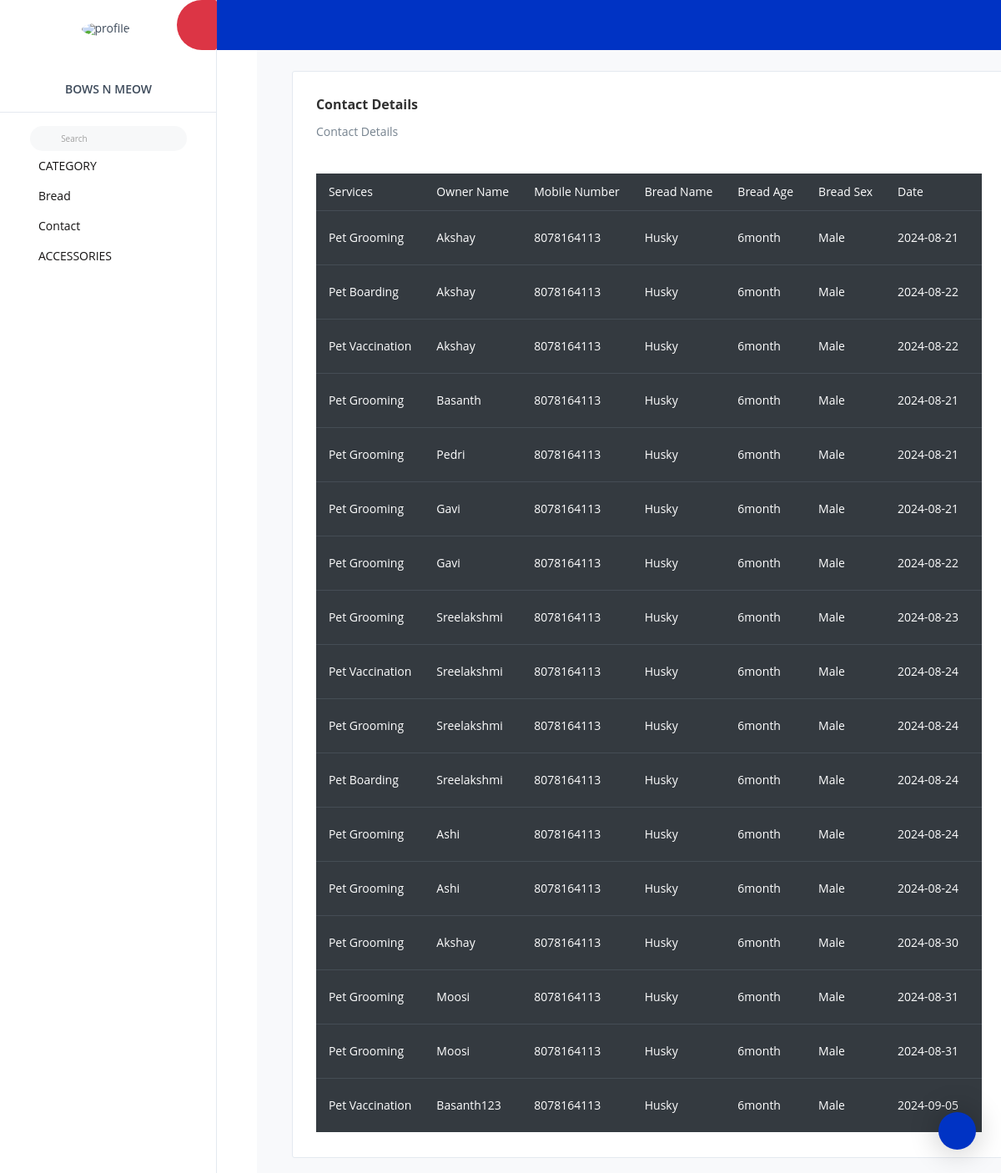
Page /Petend/displaybookslot/ on the earlier database version.
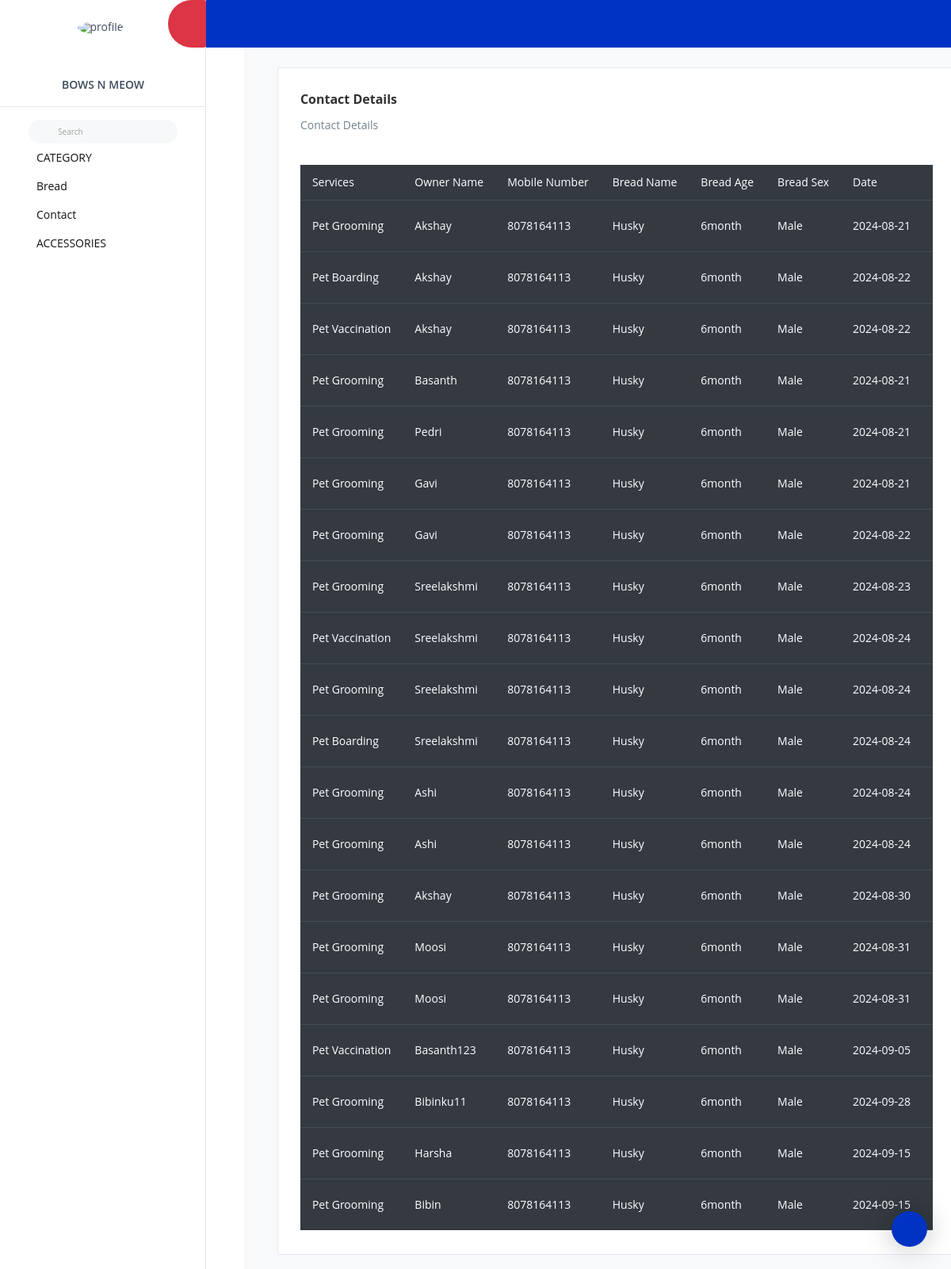
Same page on the later database version.
### Frontend/models.py (models this page shows)
class BookslotDB(models.Model):
    Bservices=models.CharField(max_length=100,null=True,blank=True)
    Bname=models.CharField(max_length=100,null=True,blank=True)
    Bnumber=models.IntegerField(null=True,blank=True)
    Bbread=models.CharField(max_length=100,null=True,blank=True)
    Bage=models.CharField(max_length=100,null=True,blank=True)
    Bsex=models.CharField(max_length=100,null=True,blank=True)
    Bdate=models.CharField(max_length=100,null=True,blank=True)
    Btime=models.CharField(max_length=100,null=True,blank=True)
    Bmessage=models.CharField(max_length=1000,null=True,blank=True)

### Petend/views.py (the view)
# urls.py: path('displaybookslot/', views.displaybookslot, name="displaybookslot"),
def displaybookslot(req):
    book=BookslotDB.objects.all()
    return render(req,"displaybookslot.html",{'book':book})

### Petend/templates/displaybookslot.html (shortened to what this page needs)
<!DOCTYPE html>
<html lang="en">
{% extends 'index.html' %}
{% block content %}
<head>
</head>
<body>
<div class="col-lg-12 grid-margin stretch-card">
              <div class="card">
                <div class="card-body">
                  <h4 class="card-title">Contact Details</h4>
                  <p class="card-description">
                    Contact Details<code></code>
                  </p>
                  <div class="table-responsive pt-3">
                    <table class="table table-dark">
                      <thead>
                        <tr>
                          <th>
                            Services
                          </th>
                          <th>
                            Owner Name
                          </th>
                          <th>
                            Mobile Number
                          </th>
                          <th>
                            Bread Name
                          </th>
                          <th>
                             Bread Age
                          </th>
                          <th>
                              Bread Sex
                          </th>
                           <th>
                              Date
                          </th>
                           <th>
                          </th>
                        </tr>
                      </thead>
                      <tbody>
                        <tr>
                         {% for i in book %}
                          <td>
                            {{i.Bservices}}
                          </td>
                          <td>
                            {{i.Bname}}
                          </td>
                          <td>
                            {{i.Bnumber}}
                          </td>
                          <td>
                              {{i.Bbread}}
                          </td>
                          <td>
                              {{i.Bage}}
                          </td>
                          <td>
                              {{i.Bsex}}
                          </td>
                          <td>
                              {{i.Bdate}}
                          </td>
                          <td>
                          </td>
                        </tr>
                      {% endfor %}
                      </tbody>
                    </table>
                  </div>
                </div>
              </div>
            </div>
</body>
</html>
{% endblock %}

### Petend/templates/index.html (shortened to what this page needs)
<!DOCTYPE html>
{% load static %}
<html lang="en">
  <head>
    <link rel="stylesheet" href="{% static 'folder/assets/vendors/mdi/css/materialdesignicons.min.css' %}">
    <link rel="stylesheet" href="{% static 'folder/assets/vendors/flag-icon-css/css/flag-icon.min.css' %}">
    <link rel="stylesheet" href="{% static 'folder/assets/vendors/css/vendor.bundle.base.css' %}">
    <link rel="stylesheet" href="{% static 'folder/assets/vendors/jquery-bar-rating/css-stars.css' %}" />
    <link rel="stylesheet" href="{% static 'folder/assets/vendors/font-awesome/css/font-awesome.min.css' %}" />
    <link rel="stylesheet" href="{% static 'folder/assets/css/demo_1/style.css' %}" />
  </head>
  <body>
    <div class="container-scroller">
      <nav class="sidebar sidebar-offcanvas" id="sidebar">
        <ul class="nav">
          <li class="nav-item nav-profile border-bottom">
            <a href="#" class="nav-link flex-column">
              <div class="nav-profile-image">
                <img src="{% static 'folder/assets/images/faces/bows.JPG' %}" alt="profile"  />
              </div>
              <div class="nav-profile-text d-flex ml-0 mb-3 flex-column">
                <span class="font-weight-semibold mb-1 mt-2 text-center">BOWS N MEOW</span>
              </div>
            </a>
          </li>
          <li class="nav-item pt-3">
            <form class="d-flex align-items-center" action="#">
              <div class="input-group">
                <div class="input-group-prepend">
                  <i class="input-group-text border-0 mdi mdi-magnify"></i>
                </div>
                <input type="text" class="form-control border-0" placeholder="Search" />
              </div>
            </form>
          </li>
         <li class="nav-item">
            <a class="nav-link" data-toggle="collapse" href="#ui-basic" aria-expanded="false" aria-controls="ui-basic">
              <span class="menu-title">CATEGORY</span>
              <i class="typcn typcn-chevron-right menu-arrow"></i>
            </a>
          </li>
          <li class="nav-item">
            <a class="nav-link" data-toggle="collapse" href="#form-elements" aria-expanded="false" aria-controls="form-elements">
              <span class="menu-title">Bread</span>
              <i class="menu-arrow"></i>
            </a>
          </li>
          <li class="nav-item">
            <a class="nav-link" data-toggle="collapse" href="#charts" aria-expanded="false" aria-controls="charts">
              <span class="menu-title">Contact</span>
              <i class="menu-arrow"></i>
            </a>
          </li>
          <li class="nav-item">
            <a class="nav-link" data-toggle="collapse" href="#form-elements" aria-expanded="false" aria-controls="form-elements">
              <span class="menu-title">ACCESSORIES</span>
              <i class="menu-arrow"></i>
            </a>
          </li>
        </ul>
      </nav>
      <div class="container-fluid page-body-wrapper">
        <div id="settings-trigger"><i class="mdi mdi-settings"></i></div>
        <nav class="navbar default-layout-navbar col-lg-12 col-12 p-0 fixed-top d-flex flex-row">
          <div class="navbar-menu-wrapper d-flex align-items-stretch">
            <button class="navbar-toggler navbar-toggler align-self-center" type="button" data-toggle="minimize">
              <span class="mdi mdi-chevron-double-left"></span>
            </button>
            <ul class="navbar-nav navbar-nav-right">
             <li class="nav-item nav-profile dropdown d-none d-md-block">
                <a class="nav-link dropdown-toggle" id="profileDropdown" href="#" data-toggle="dropdown" aria-expanded="false">
                </a>
              </li>
              <li class="nav-item nav-logout d-none d-lg-block">
                <a class="nav-link" href="index.html">
                  <i class="mdi mdi-home-circle"></i>
                </a>
              </li>
            </ul>
          </div>
        </nav>
        <div class="main-panel">
          <div class="content-wrapper pb-0">
         {% block content %}{% endblock %}
   </body>
</html>

Differences in the rows shown:
added BookslotDB: Bservices "Pet Grooming", Bname "Bibinku11", Bnumber "8078164113", Bbread "Husky", Bage "6month", Bsex "Male", Bdate "2024-09-28"
added BookslotDB: Bservices "Pet Grooming", Bname "Harsha", Bnumber "8078164113", Bbread "Husky", Bage "6month", Bsex "Male", Bdate "2024-09-15"
added BookslotDB: Bservices "Pet Grooming", Bname "Bibin", Bnumber "8078164113", Bbread "Husky", Bage "6month", Bsex "Male", Bdate "2024-09-15"
